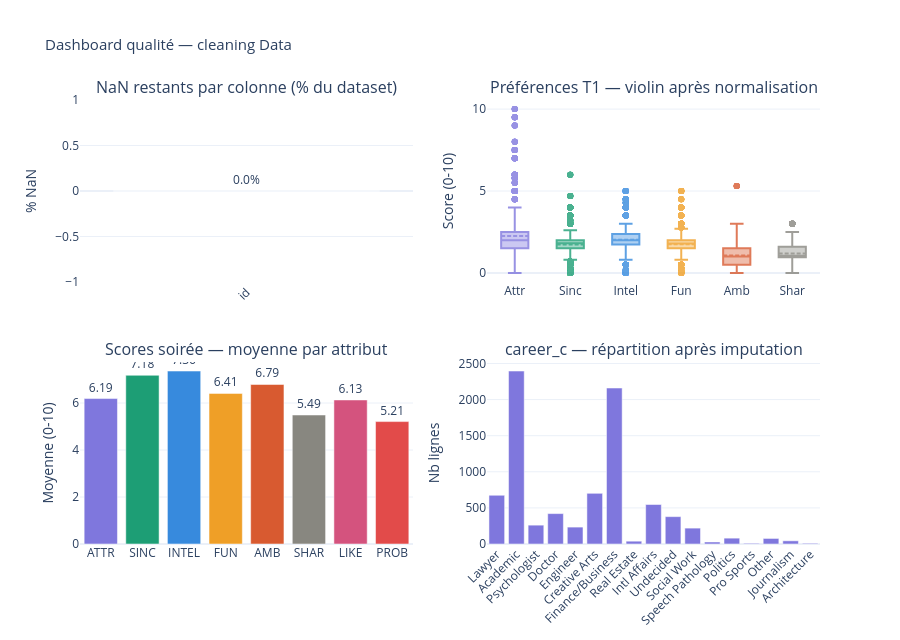

The cell this chart's notebook holds for it:
### Code cell
# =============================================================================
# RAPPORT QUALITÉ VISUEL
# =============================================================================
print("\n" + "─" * 65)
print("RAPPORT QUALITÉ FINAL")
print("─" * 65)
 
nan_after = df.isnull().sum()
nan_rpt = pd.DataFrame({"Avant cleaning": nan_before, "Apres cleaning": nan_after})
nan_rpt = nan_rpt[(nan_rpt["Avant cleaning"] > 0) | (nan_rpt["Apres cleaning"] > 0)].copy()
nan_rpt["Réduction"] = nan_rpt["Avant cleaning"] - nan_rpt["Apres cleaning"]
nan_rpt["% restant"] = (nan_rpt["Apres cleaning"] / len(df) * 100).round(1)
 
print("\nBilan NaN avant - après cleaning :")
print(nan_rpt.to_string())
 
analytic_cols = SCORE_SELF + SCORE_OTHER + PREF_COLS + ["age","race","samerace","int_corr","goal"]
nan_analytic = df[[c for c in analytic_cols if c in df.columns]].isnull().sum().sum()
print(f"\nNaN colonnes analytiques  : {nan_analytic}")
print(f"NaN total dataset         : {df.isnull().sum().sum():,}")
 
# Dashboard 4 graphiques
fig_dash = make_subplots(
    rows=2, cols=2,
    subplot_titles=[
        "NaN restants par colonne (% du dataset)",
        "Préférences T1 — violin après normalisation",
        "Scores soirée — moyenne par attribut",
        "career_c — répartition après imputation",
    ],
    vertical_spacing=0.18, horizontal_spacing=0.10,
)
 
# 1. NaN restants
nan_plot = nan_after[nan_after > 0].sort_values(ascending=False)
pct_plot = (nan_plot / len(df) * 100).round(1)
fig_dash.add_trace(go.Bar(
    x=nan_plot.index, y=pct_plot.values, showlegend=False,
    marker_color=[PALETTE["bad"] if v > 30 else PALETTE["warn"] if v > 5
                  else PALETTE["ok"] for v in pct_plot.values],
    text=pct_plot.astype(str) + "%", textposition="outside",
), row=1, col=1)
 
# 2. Violin préférences T1
pref_short = {"attr1_1":"Attr","sinc1_1":"Sinc","intel1_1":"Intel",
              "fun1_1":"Fun","amb1_1":"Amb","shar1_1":"Shar"}
for col, clr in zip(PREF_COLS, COLORS):
    fig_dash.add_trace(go.Box(
        y=df[col], name=pref_short.get(col, col),
        marker_color=clr, boxmean=True,
         showlegend=False, opacity=0.8,
    ), row=1, col=2)
 
# 3. Moyennes scores soirée
score_means = df[SCORE_SELF].mean().round(2).reset_index()
score_means.columns = ["attr","mean"]
score_means["attr_up"] = score_means["attr"].str.upper()
fig_dash.add_trace(go.Bar(
    x=score_means["attr_up"], y=score_means["mean"],
    marker_color=COLORS, showlegend=False,
    text=score_means["mean"], textposition="outside",
), row=2, col=1)
 
# 4. Career_c
career_cnt = df["career_c"].value_counts().sort_index().reset_index()
career_cnt.columns = ["code","count"]
career_cnt["label"] = career_cnt["code"].map(career_map).fillna("Other")
fig_dash.add_trace(go.Bar(
    x=career_cnt["label"], y=career_cnt["count"],
    marker_color=PALETTE["purple"], showlegend=False,
), row=2, col=2)
 
fig_dash.update_layout(
    title="Dashboard qualité — cleaning Data",
    height=640, plot_bgcolor="white", title_font_size=15,
)
fig_dash.update_xaxes(tickangle=-45, row=1, col=1)
fig_dash.update_xaxes(tickangle=-45, row=2, col=2)
fig_dash.update_yaxes(title_text="% NaN", row=1, col=1)
fig_dash.update_yaxes(title_text="Score (0-10)", row=1, col=2)
fig_dash.update_yaxes(title_text="Moyenne (0-10)", row=2, col=1)
fig_dash.update_yaxes(title_text="Nb lignes", row=2, col=2)
fig_dash.show()

### Figure 1 — Plotly figure (JSON) as saved in the notebook; plotly's stock layout.template omitted (floating-point values rounded to 4 significant figures; data arrays with more than 128 entries replaced by an {"elided": "..."} marker saying what was removed)
{"data": [{"marker": {"color": ["#1D9E75"]}, "showlegend": false, "text": ["0.0%"], "textposition": "outside", "type": "bar", "x": ["id"], "xaxis": "x", "y": [0.0], "yaxis": "y"}, {"boxmean": true, "marker": {"color": "#7F77DD"}, "name": "Attr", "opacity": 0.8, "showlegend": false, "type": "box", "xaxis": "x2", "y": {"elided": "8283 float values"}, "yaxis": "y2"}, {"boxmean": true, "marker": {"color": "#1D9E75"}, "name": "Sinc", "opacity": 0.8, "showlegend": false, "type": "box", "xaxis": "x2", "y": {"elided": "8283 float values"}, "yaxis": "y2"}, {"boxmean": true, "marker": {"color": "#378ADD"}, "name": "Intel", "opacity": 0.8, "showlegend": false, "type": "box", "xaxis": "x2", "y": {"elided": "8283 float values"}, "yaxis": "y2"}, {"boxmean": true, "marker": {"color": "#EF9F27"}, "name": "Fun", "opacity": 0.8, "showlegend": false, "type": "box", "xaxis": "x2", "y": {"elided": "8283 float values"}, "yaxis": "y2"}, {"boxmean": true, "marker": {"color": "#D85A30"}, "name": "Amb", "opacity": 0.8, "showlegend": false, "type": "box", "xaxis": "x2", "y": {"elided": "8283 float values"}, "yaxis": "y2"}, {"boxmean": true, "marker": {"color": "#888780"}, "name": "Shar", "opacity": 0.8, "showlegend": false, "type": "box", "xaxis": "x2", "y": {"elided": "8283 float values"}, "yaxis": "y2"}, {"marker": {"color": ["#7F77DD", "#1D9E75", "#378ADD", "#EF9F27", "#D85A30", "#888780", "#D4537E", "#E24B4A"]}, "showlegend": false, "text": [6.19, 7.18, 7.36, 6.41, 6.79, 5.49, 6.13, 5.21], "textposition": "outside", "type": "bar", "x": ["ATTR", "SINC", "INTEL", "FUN", "AMB", "SHAR", "LIKE", "PROB"], "xaxis": "x3", "y": [6.19, 7.18, 7.36, 6.41, 6.79, 5.49, 6.13, 5.21], "yaxis": "y3"}, {"marker": {"color": "#7F77DD"}, "showlegend": false, "type": "bar", "x": ["Lawyer", "Academic", "Psychologist", "Doctor", "Engineer", "Creative Arts", "Finance/Business", "Real Estate", "Intl Affairs", "Undecided", "Social Work", "Speech Pathology", "Politics", "Pro Sports", "Other", "Journalism", "Architecture"], "xaxis": "x4", "y": [675, 2395, 261, 421, 234, 702, 2160, 39, 547, 379, 220, 28, 81, 10, 77, 44, 10], "yaxis": "y4"}], "layout": {"annotations": [{"font": {"size": 16}, "showarrow": false, "text": "NaN restants par colonne (% du dataset)", "x": 0.225, "xanchor": "center", "xref": "paper", "y": 1, "yanchor": "bottom", "yref": "paper"}, {"font": {"size": 16}, "showarrow": false, "text": "Préférences T1 — violin après normalisation", "x": 0.775, "xanchor": "center", "xref": "paper", "y": 1, "yanchor": "bottom", "yref": "paper"}, {"font": {"size": 16}, "showarrow": false, "text": "Scores soirée — moyenne par attribut", "x": 0.225, "xanchor": "center", "xref": "paper", "y": 0.41, "yanchor": "bottom", "yref": "paper"}, {"font": {"size": 16}, "showarrow": false, "text": "career_c — répartition après imputation", "x": 0.775, "xanchor": "center", "xref": "paper", "y": 0.41, "yanchor": "bottom", "yref": "paper"}], "height": 640, "plot_bgcolor": "white", "title": {"font": {"size": 15}, "text": "Dashboard qualité — cleaning Data"}, "xaxis": {"anchor": "y", "domain": [0, 0.45], "tickangle": -45}, "xaxis2": {"anchor": "y2", "domain": [0.55, 1]}, "xaxis3": {"anchor": "y3", "domain": [0, 0.45]}, "xaxis4": {"anchor": "y4", "domain": [0.55, 1], "tickangle": -45}, "yaxis": {"anchor": "x", "domain": [0.59, 1], "title": {"text": "% NaN"}}, "yaxis2": {"anchor": "x2", "domain": [0.59, 1], "title": {"text": "Score (0-10)"}}, "yaxis3": {"anchor": "x3", "domain": [0, 0.41], "title": {"text": "Moyenne (0-10)"}}, "yaxis4": {"anchor": "x4", "domain": [0, 0.41], "title": {"text": "Nb lignes"}}}}
